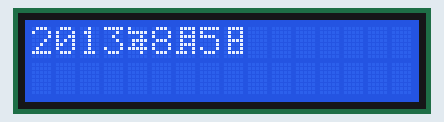
This sketch was run on a simulated Arduino Uno, built with avr-gcc and run on an emulated ATmega328P. Parts: 16×2 character LCD.

Above: at 0.1 s.
At 1.0 s:
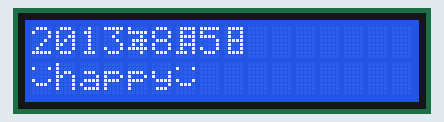

The sketch:

P46-2_LCD_print_date_happy.ino
```cpp
/*
*P46-2
*設計Arduino 程式，在第0 行第0 列顯示"2013 年08 月05 日"，
*在第0 行第1 列閃爍顯示"☺happy☺"，笑臉符號如圖10-16 所示。
/*

*LiquidCrystal(rs, rw, enable, d4, d5, d6, d7)
	 1              16
	|________________|
	|      LCD       |
	|________________|
*1 -> Vss(GND)
*2 -> Vdd(5V)
*3 -> Vo(Contrast)
*4 -> RS(Register sel)
*5 -> R/W(LCM)
*6 -> E(LCM enable)
*7~14 -> Data bus(DB0(LSB)~DB7(MSB))
*/
#include <LiquidCrystal.h>

LiquidCrystal lcd(12, 11, 10, 5, 4, 3, 2);

#define BLINK_INTERVAL 400

byte yearChar[8] = {0x10,0x1F,0x02,0x0F,0x0A,0x1F,0x02,0x00};
byte moonChar[8] = {0x0F,0x09,0x0F,0x09,0x0F,0x09,0x1D,0x00};
byte dayChar[8] =  {0x0F,0x09,0x09,0x0F,0x09,0x09,0x0F,0x00};
byte happyChar[8] = {0x00,0x11,0x00,0x00,0x11,0x0E,0x00,0x00};

int years = 2013;
byte moons = 8;
byte days = 5;

uint32_t last_blink = 0;
bool blink_state = 0;

void setup()
{
	lcd.begin(16,2);

	lcd.createChar(0, yearChar);
	lcd.createChar(1, moonChar);
	lcd.createChar(2, dayChar);
	lcd.createChar(3, happyChar);

	lcd.setCursor(0,0);
	lcd.print(years);
	lcd.write(byte(0));
	lcd.print(moons);
	lcd.write(byte(1));
	lcd.print(days);
	lcd.write(byte(2));
}

void loop()
{
	uint32_t now = millis();
	if(now-last_blink >= BLINK_INTERVAL)
	{
		if(blink_state)
		{
			lcd.setCursor(0,1);
			lcd.write(byte(3));
			lcd.print("happy");
			lcd.write(byte(3));
		}
		else
		{
			for(int i=0;i<16;i++)
			{
				lcd.setCursor(i,1);
				lcd.write(' ');
			}
		}
		blink_state = !blink_state;
		last_blink = now;
	}
}
```

Measured:
- what the display in image 1 shows lasts 0.4 s, from 0.8 s to 1.2 s
